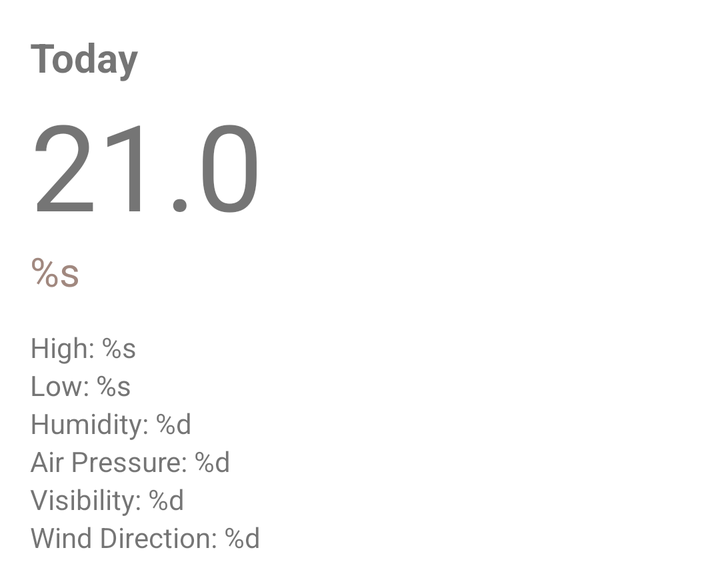
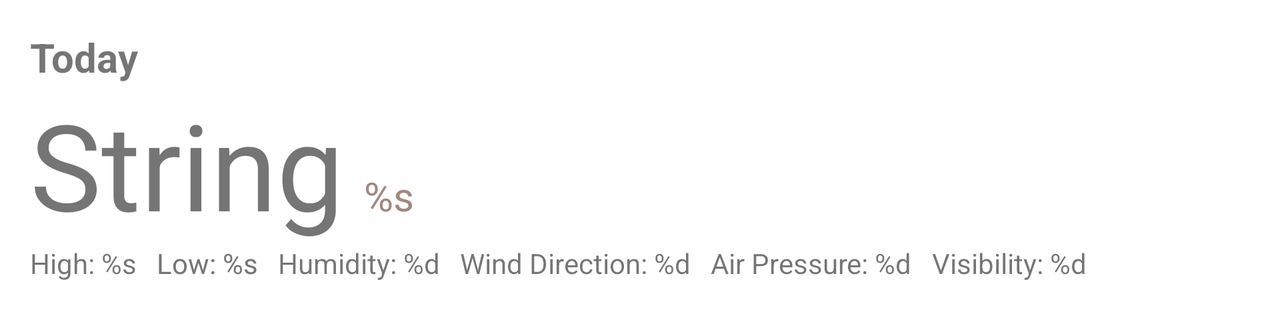

Compare how this app lays out the same screen by default and in its alternative resource folder. The renders come first, then the two layout files and the values they reference.
<!-- AndroidManifest.xml: application theme Theme.WeatherApp -->
<!-- res/layout/weather_info_card.xml -->
<?xml version="1.0" encoding="utf-8"?>
<androidx.constraintlayout.widget.ConstraintLayout xmlns:android="http://schemas.android.com/apk/res/android"
    xmlns:app="http://schemas.android.com/apk/res-auto"
    xmlns:tools="http://schemas.android.com/tools"
    android:layout_width="match_parent"
    android:layout_height="wrap_content">

    <LinearLayout
        android:layout_width="match_parent"
        android:layout_height="wrap_content"
        android:orientation="vertical"
        android:padding="15dp"
        app:layout_constraintEnd_toEndOf="parent"
        app:layout_constraintStart_toStartOf="parent"
        app:layout_constraintTop_toTopOf="parent">

        <TextView
            android:id="@+id/date_tv"
            android:layout_width="match_parent"
            android:layout_height="wrap_content"
            android:text="@string/today"
            android:textSize="20sp"
            android:textStyle="bold" />

        <LinearLayout
            android:layout_width="match_parent"
            android:layout_height="match_parent"
            android:orientation="horizontal">

            <TextView
                android:id="@+id/temp_tv"
                android:layout_width="wrap_content"
                android:layout_height="wrap_content"
                android:text="21.0"
                android:textSize="60sp" />

            <ImageView
                android:id="@+id/temp_iv"
                android:layout_width="0dp"
                android:layout_height="wrap_content"
                android:layout_weight="1"
                android:contentDescription="@string/weathericon"
                tools:srcCompat="@tools:sample/avatars" />
        </LinearLayout>

        <TextView
            android:id="@+id/state_tv"
            android:layout_width="match_parent"
            android:layout_height="wrap_content"
            android:text="@string/weather_state"
            android:textColor="#A1887F"
            android:textSize="20sp" />

        <Space
            android:layout_width="match_parent"
            android:layout_height="15dp" />

        <TextView
            android:id="@+id/high_tv"
            android:layout_width="match_parent"
            android:layout_height="wrap_content"
            android:text="@string/weather_max" />

        <TextView
            android:id="@+id/low_tv"
            android:layout_width="match_parent"
            android:layout_height="wrap_content"
            android:text="@string/weather_min"
            android:textColor="#757575" />

        <TextView
            android:id="@+id/humidity_tv"
            android:layout_width="match_parent"
            android:layout_height="wrap_content"
            android:text="@string/weather_humidity" />

        <TextView
            android:id="@+id/air_press_tv"
            android:layout_width="match_parent"
            android:layout_height="wrap_content"
            android:text="@string/weather_air_pressure" />

        <TextView
            android:id="@+id/visibility_tv"
            android:layout_width="match_parent"
            android:layout_height="wrap_content"
            android:text="@string/weather_visibility" />

        <TextView
            android:id="@+id/wind_dir_tv"
            android:layout_width="match_parent"
            android:layout_height="wrap_content"
            android:text="@string/weather_wind_direction" />

    </LinearLayout>

</androidx.constraintlayout.widget.ConstraintLayout>
<!-- resources referenced by this layout -->
<resources>
  <string name="today">Today</string>
  <string name="weather_air_pressure">Air Pressure:  %d </string>
  <string name="weather_humidity">Humidity:  %d</string>
  <string name="weather_max">High:  %s </string>
  <string name="weather_min">Low:  %s </string>
  <string name="weather_state">%s </string>
  <string name="weather_visibility">Visibility:  %d </string>
  <string name="weather_wind_direction">Wind Direction:  %d </string>
  <string name="weathericon">Weather Icon</string>
  <style name="Theme.WeatherApp" parent="Theme.MaterialComponents.DayNight.DarkActionBar">
          
          <item name="colorPrimary">@color/primaryColor</item>
          <item name="colorPrimaryVariant">@color/primaryLightColor</item>
          <item name="colorOnPrimary">@color/primaryTextColor</item>
          
          <item name="colorSecondary">@color/secondaryColor</item>
          <item name="colorSecondaryVariant">@color/secondaryDarkColor</item>
          <item name="colorOnSecondary">@color/secondaryTextColor</item>
          
          <item name="android:statusBarColor" tools:targetApi="l">?attr/colorPrimaryVariant</item>
          
      </style>
  <color name="primaryColor">#42a5f5</color>
  <color name="primaryLightColor">#80d6ff</color>
  <color name="primaryTextColor">#000000</color>
  <color name="secondaryColor">#ff9100</color>
  <color name="secondaryDarkColor">#c56200</color>
  <color name="secondaryTextColor">#000000</color>
</resources>
<!-- res/layout-land/weather_info_card.xml (the repository's variant of the layout above) -->
<!-- drawn on the phone turned sideways -->
<?xml version="1.0" encoding="utf-8"?>
<androidx.constraintlayout.widget.ConstraintLayout xmlns:android="http://schemas.android.com/apk/res/android"
    xmlns:app="http://schemas.android.com/apk/res-auto"
    xmlns:tools="http://schemas.android.com/tools"
    android:layout_width="match_parent"
    android:layout_height="wrap_content">

    <LinearLayout
        android:layout_width="match_parent"
        android:layout_height="wrap_content"
        android:orientation="vertical"
        android:padding="15dp"
        app:layout_constraintEnd_toEndOf="parent"
        app:layout_constraintStart_toStartOf="parent"
        app:layout_constraintTop_toTopOf="parent">

        <TextView
            android:id="@+id/date_tv"
            android:layout_width="match_parent"
            android:layout_height="wrap_content"
            android:text="@string/today"
            android:textSize="20sp"
            android:textStyle="bold" />

        <LinearLayout
            android:layout_width="wrap_content"
            android:layout_height="wrap_content"
            android:orientation="horizontal">

            <TextView
                android:id="@+id/temp_tv"
                android:layout_width="wrap_content"
                android:layout_height="wrap_content"
                android:text="@string/placeholder"
                android:textSize="60sp" />

            <TextView
                android:id="@+id/state_tv"
                android:layout_width="wrap_content"
                android:layout_height="wrap_content"
                android:layout_marginStart="10dp"
                android:layout_marginEnd="10dp"
                android:text="@string/weather_state"
                android:textColor="#A1887F"
                android:textSize="20sp" />

            <ImageView
                android:id="@+id/temp_iv"
                android:layout_width="0dp"
                android:layout_height="wrap_content"
                android:layout_weight="1"
                android:contentDescription="@string/weathericon"
                tools:srcCompat="@tools:sample/avatars" />

        </LinearLayout>

        <LinearLayout
            android:layout_width="wrap_content"
            android:layout_height="match_parent"
            android:dividerPadding="10dp"
            android:orientation="horizontal">

            <TextView
                android:id="@+id/high_tv"
                android:layout_width="match_parent"
                android:layout_height="wrap_content"
                android:layout_marginStart="0dp"
                android:layout_marginEnd="10dp"
                android:text="@string/weather_max" />

            <TextView
                android:id="@+id/low_tv"
                android:layout_width="match_parent"
                android:layout_height="wrap_content"
                android:layout_marginStart="0dp"
                android:layout_marginEnd="10dp"
                android:text="@string/weather_min"
                android:textColor="#757575" />

            <TextView
                android:id="@+id/humidity_tv"
                android:layout_width="match_parent"
                android:layout_height="wrap_content"
                android:layout_marginStart="0dp"
                android:layout_marginEnd="10dp"
                android:text="@string/weather_humidity" />

            <TextView
                android:id="@+id/wind_dir_tv"
                android:layout_width="match_parent"
                android:layout_height="wrap_content"
                android:layout_marginStart="0dp"
                android:layout_marginEnd="10dp"
                android:text="@string/weather_wind_direction" />

            <TextView
                android:id="@+id/air_press_tv"
                android:layout_width="match_parent"
                android:layout_height="wrap_content"
                android:layout_marginStart="0dp"
                android:layout_marginEnd="10dp"
                android:text="@string/weather_air_pressure" />

            <TextView
                android:id="@+id/visibility_tv"
                android:layout_width="match_parent"
                android:layout_height="wrap_content"
                android:layout_marginStart="0dp"
                android:layout_marginEnd="10dp"
                android:text="@string/weather_visibility" />

        </LinearLayout>

    </LinearLayout>

</androidx.constraintlayout.widget.ConstraintLayout>
<!-- resources referenced by the variant -->
<!-- as the phone turned sideways resolves them -->
<resources>
  <string name="placeholder">String</string>
  <string name="today">Today</string>
  <string name="weather_air_pressure">Air Pressure:  %d </string>
  <string name="weather_humidity">Humidity:  %d</string>
  <string name="weather_max">High:  %s </string>
  <string name="weather_min">Low:  %s </string>
  <string name="weather_state">%s </string>
  <string name="weather_visibility">Visibility:  %d </string>
  <string name="weather_wind_direction">Wind Direction:  %d </string>
  <string name="weathericon">Weather Icon</string>
  <style name="Theme.WeatherApp" parent="Theme.MaterialComponents.DayNight.DarkActionBar">
          
          <item name="colorPrimary">@color/primaryColor</item>
          <item name="colorPrimaryVariant">@color/primaryLightColor</item>
          <item name="colorOnPrimary">@color/primaryTextColor</item>
          
          <item name="colorSecondary">@color/secondaryColor</item>
          <item name="colorSecondaryVariant">@color/secondaryDarkColor</item>
          <item name="colorOnSecondary">@color/secondaryTextColor</item>
          
          <item name="android:statusBarColor" tools:targetApi="l">?attr/colorPrimaryVariant</item>
          
      </style>
  <color name="primaryColor">#42a5f5</color>
  <color name="primaryLightColor">#80d6ff</color>
  <color name="primaryTextColor">#000000</color>
  <color name="secondaryColor">#ff9100</color>
  <color name="secondaryDarkColor">#c56200</color>
  <color name="secondaryTextColor">#000000</color>
</resources>
